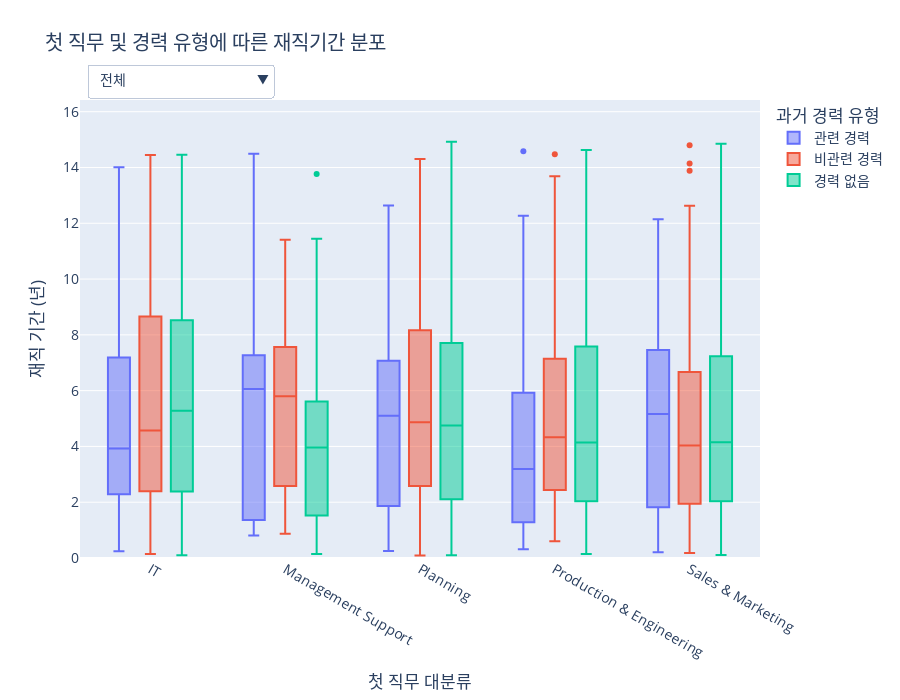

Notebook code cell kept with this figure:
### Code cell
import pandas as pd
import numpy as np
import plotly.graph_objects as go
import plotly.io as pio
import plotly.express as px
import datetime

# --- 1. 데이터 임포트 ---
from services.tables.HR_Core.career_info_table import career_info_df
from services.tables.HR_Core.basic_info_table import emp_df
from services.tables.HR_Core.department_info_table import department_info_df
from services.tables.HR_Core.job_info_table import job_info_df
from services.tables.HR_Core.job_table import job_df, job_df_indexed, parent_map_job
from services.tables.HR_Core.department_table import division_order, dept_level_map, parent_map_dept, dept_name_map
from services.helpers.utils import find_division_name_for_dept, get_level1_ancestor

def create_figure():
    """
    제안 7: 경력 유형 및 첫 직무별 재직기간 분석 그래프를 생성합니다.
    """
    # --- 2. 데이터 준비 및 가공 ---
    # 2-1. 직원별 경력 유형 및 재직기간
    career_summary = career_info_df.groupby('EMP_ID')['CAREER_REL_YN'].apply(
        lambda x: '관련 경력' if 'Y' in x.values else '비관련 경력'
    ).reset_index().rename(columns={'CAREER_REL_YN': 'CAREER_TYPE'})
    analysis_df = emp_df[['EMP_ID', 'DURATION']].copy()
    analysis_df = pd.merge(analysis_df, career_summary, on='EMP_ID', how='left')
    analysis_df['CAREER_TYPE'] = analysis_df['CAREER_TYPE'].fillna('경력 없음')
    analysis_df['TENURE_YEARS'] = analysis_df['DURATION'] / 365.25

    # 2-2. Division 및 첫 직무 대분류 정보 추가
    first_dept = department_info_df.sort_values('DEP_APP_START_DATE').groupby('EMP_ID').first().reset_index()
    first_job = job_info_df.sort_values('JOB_APP_START_DATE').groupby('EMP_ID').first().reset_index()
    
    first_dept['DIVISION_NAME'] = first_dept['DEP_ID'].apply(lambda x: find_division_name_for_dept(x, dept_level_map, parent_map_dept, dept_name_map))
    job_l1_map = job_df[job_df['JOB_LEVEL'] == 1].set_index('JOB_ID')['JOB_NAME'].to_dict()
    first_job['JOB_CATEGORY'] = first_job['JOB_ID'].apply(lambda x: job_l1_map.get(get_level1_ancestor(x, job_df_indexed, parent_map_job)))

    analysis_df = pd.merge(analysis_df, first_dept[['EMP_ID', 'DIVISION_NAME']], on='EMP_ID', how='left')
    analysis_df = pd.merge(analysis_df, first_job[['EMP_ID', 'JOB_CATEGORY']], on='EMP_ID', how='left')
    analysis_df = analysis_df.dropna(subset=['DIVISION_NAME', 'JOB_CATEGORY'])

    # x축 순서 지정
    career_type_order = ['관련 경력', '비관련 경력', '경력 없음']
    analysis_df['CAREER_TYPE'] = pd.Categorical(analysis_df['CAREER_TYPE'], categories=career_type_order, ordered=True)
    analysis_df = analysis_df.sort_values('CAREER_TYPE')

    # y축 범위 미리 계산
    y_max = analysis_df['TENURE_YEARS'].max()
    fixed_y_range = [0, y_max * 1.1]

    # --- 3. Plotly 인터랙티브 그래프 생성 ---
    fig = go.Figure()
    division_list = ['전체'] + division_order
    colors = px.colors.qualitative.Plotly

    for div_name in division_list:
        df_filtered_div = analysis_df if div_name == '전체' else analysis_df[analysis_df['DIVISION_NAME'] == div_name]

        for i, career_type in enumerate(career_type_order):
            df_filtered_career = df_filtered_div[df_filtered_div['CAREER_TYPE'] == career_type]
            fig.add_trace(
                go.Box(
                    y=df_filtered_career['TENURE_YEARS'],
                    x=df_filtered_career['JOB_CATEGORY'],
                    name=career_type,
                    marker_color=colors[i],
                    visible=(div_name == '전체')
                )
            )

    # --- 4. 드롭다운 메뉴 생성 및 레이아웃 업데이트 ---
    buttons = []
    for i, div_name in enumerate(division_list):
        visibility_mask = [False] * (len(division_list) * len(career_type_order))
        start_index = i * len(career_type_order)
        for j in range(len(career_type_order)):
            visibility_mask[start_index + j] = True
        
        buttons.append(
            dict(label=div_name, method='update', args=[{'visible': visibility_mask}])
        )

    fig.update_layout(
        updatemenus=[dict(
            active=0, buttons=buttons, direction="down",
            pad={"r": 10, "t": 10}, showactive=True,
            x=0.01, xanchor="left", y=1.1, yanchor="top"
        )],
        title_text='첫 직무 및 경력 유형에 따른 재직기간 분포',
        xaxis_title='첫 직무 대분류',
        yaxis_title='재직 기간 (년)',
        font_size=14, height=700,
        boxmode='group',
        legend_title_text='과거 경력 유형',
        annotations=[dict(text="조직 선택:", showarrow=False, x=0, y=1.08, yref="paper", align="left")],
        yaxis_range=fixed_y_range
    )
    
    return fig

# 이 파일을 직접 실행할 경우 그래프를 생성하여 보여줍니다.
if __name__ == '__main__':
    pio.renderers.default = 'vscode'
    fig = create_figure()
    fig.show()

### Figure 1 — Plotly figure (JSON) as saved in the notebook; plotly's stock layout.template omitted (floating-point values rounded to 4 significant figures; data arrays with more than 128 entries replaced by an {"elided": "..."} marker saying what was removed)
{"data": [{"marker": {"color": "#636EFA"}, "name": "관련 경력", "type": "box", "visible": true, "x": {"elided": "172 str values"}, "y": {"elided": "172 float values"}}, {"marker": {"color": "#EF553B"}, "name": "비관련 경력", "type": "box", "visible": true, "x": {"elided": "312 str values"}, "y": {"elided": "312 float values"}}, {"marker": {"color": "#00CC96"}, "name": "경력 없음", "type": "box", "visible": true, "x": {"elided": "487 str values"}, "y": {"elided": "487 float values"}}, {"marker": {"color": "#636EFA"}, "name": "관련 경력", "type": "box", "visible": false, "x": ["Management Support", "Planning", "Planning", "Planning", "Management Support", "Planning", "Planning", "Management Support", "Planning", "Management Support", "Management Support", "Planning", "Planning", "Planning", "IT", "Planning", "Planning", "Management Support", "IT", "Planning", "Planning", "IT", "Planning", "Management Support", "IT", "Management Support", "Planning", "IT", "Management Support", "Management Support", "Management Support", "Planning", "IT", "Planning", "Management Support", "Management Support", "IT", "Management Support", "Planning", "Planning", "Management Support"], "y": [9.503, 1.719, 5.103, 7.028, 1.591, 1.815, 2.579, 11.02, 12.64, 1.095, 4.411, 7.756, 0.2546, 7.389, 3.337, 7.11, 1.916, 6.062, 8.646, 5.44, 3.655, 1.248, 12.08, 1.284, 5.246, 6.831, 6.494, 1.3, 14.5, 6.376, 2.067, 3.858, 2.505, 4.285, 0.961, 6.513, 0.2464, 0.8049, 1.051, 5.927, 7.411]}, {"marker": {"color": "#EF553B"}, "name": "비관련 경력", "type": "box", "visible": false, "x": ["Planning", "IT", "IT", "Planning", "Management Support", "Planning", "Management Support", "Management Support", "IT", "Planning", "Planning", "Planning", "Management Support", "IT", "Planning", "Planning", "Management Support", "IT", "Planning", "Planning", "Planning", "Management Support", "Management Support", "Planning", "Planning", "Management Support", "Planning", "Management Support", "Management Support", "Planning", "Planning", "Planning", "Planning", "Planning", "Planning", "Planning", "Planning", "Planning", "IT", "Management Support", "Management Support", "Management Support", "Planning", "Planning", "Planning", "Management Support", "Planning", "IT", "IT", "Planning", "Management Support", "Management Support", "Planning", "Planning", "Planning", "IT", "Management Support", "Planning", "Planning", "IT", "IT", "IT", "Planning", "Planning", "Planning", "Management Support", "Management Support", "IT", "Management Support", "Management Support", "IT", "Planning", "Management Support", "Management Support", "Planning", "Planning", "Planning"], "y": [4.627, 1.552, 9.793, 0.7091, 7.176, 1.577, 2.461, 6.861, 10.64, 3.064, 2.902, 2.631, 2.705, 3.529, 3.283, 2.549, 6.53, 5.67, 4.849, 2.475, 1.298, 6.094, 9.295, 5.695, 7.296, 0.8679, 2.453, 1.487, 5.771, 4.487, 10.08, 11.34, 1.3, 8.83, 2.059, 0.08761, 8.906, 6.738, 7.65, 3.159, 1.098, 2.65, 1.333, 4.851, 3.313, 1.834, 2.53, 11.98, 8.786, 8.643, 10.19, 11.41, 0.9172, 7.236, 2.45, 12.1, 2.563, 3.012, 9.292, 8.83, 3.044, 7.688, 10.36, 10.02, 6.218, 5.802, 7.699, 6.508, 6.727, 4.956, 14.27, 7.734, 7.984, 8.635, 6.836, 7.187, 5.916]}, {"marker": {"color": "#00CC96"}, "name": "경력 없음", "type": "box", "visible": false, "x": ["Management Support", "Management Support", "Planning", "Planning", "IT", "Planning", "Management Support", "Planning", "Planning", "Planning", "Planning", "Management Support", "Management Support", "Planning", "IT", "Planning", "Planning", "IT", "Planning", "Management Support", "Planning", "Planning", "Planning", "Management Support", "Planning", "Planning", "Management Support", "Planning", "Planning", "Planning", "Planning", "Management Support", "Planning", "Planning", "Planning", "IT", "Planning", "Planning", "Management Support", "Planning", "Planning", "IT", "IT", "Planning", "Planning", "Planning", "Management Support", "Management Support", "Planning", "Management Support", "Planning", "Planning", "Planning", "Planning", "Planning", "Planning", "IT", "Planning", "Management Support", "Management Support", "Planning", "Management Support", "Planning", "Management Support", "Management Support", "Management Support", "Planning", "Management Support", "Planning", "IT", "Planning", "IT", "Management Support", "Planning", "Planning", "Management Support", "Management Support", "Management Support", "Planning", "Planning", "Planning", "Planning", "Planning", "IT", "IT", "Planning", "IT", "Planning", "Planning", "Planning", "Management Support", "Planning", "Planning", "Planning", "Planning", "Management Support", "Planning", "Management Support", "Management Support", "Management Support", "Planning", "IT"], "y": [0.9747, 7.439, 7.926, 6.549, 1.347, 10.61, 1.087, 0.3203, 2.037, 1.582, 7.567, 2.491, 8.027, 14.93, 12.67, 0.5941, 1.002, 10.92, 2.888, 1.164, 10.25, 0.5832, 7.737, 5.41, 4.988, 7.231, 3.242, 5.875, 1.528, 13.61, 5.52, 3.622, 7.767, 4.159, 13.15, 3.458, 10.65, 10.15, 2.582, 7.012, 3.376, 8.569, 6.067, 5.24, 8.958, 7.348, 4.241, 5.109, 2.472, 5.807, 7.491, 5.588, 4.887, 2.615, 9.325, 9.394, 3.31, 1.232, 3.833, 5.079, 0.219, 0.1478, 7.992, 13.77, 0.6352, 0.6133, 7.581, 3.962, 3.45, 10.12, 1.577, 7.28, 4.06, 8.2, 2.103, 11.45, 4.542, 5.541, 6.932, 4.632, 9.451, 4.422, 2.363, 2.483, 8.663, 4.632, 5.818, 4.682, 5.139, 1.465, 7.896, 7.324, 0.09856, 6.105, 8.041, 3.562, 10.48, 0.2793, 1.645, 6.475, 0.5366, 9.09]}, {"marker": {"color": "#636EFA"}, "name": "관련 경력", "type": "box", "visible": false, "x": ["Sales & Marketing", "Sales & Marketing", "Sales & Marketing", "Planning", "Sales & Marketing", "IT", "Sales & Marketing", "Sales & Marketing", "Sales & Marketing", "Sales & Marketing", "IT", "Sales & Marketing", "Sales & Marketing", "Sales & Marketing", "IT", "Sales & Marketing", "IT", "Sales & Marketing", "IT", "Sales & Marketing", "Sales & Marketing", "Sales & Marketing", "IT", "Planning", "Sales & Marketing", "IT", "Sales & Marketing", "Sales & Marketing", "Sales & Marketing", "Sales & Marketing", "Sales & Marketing", "Sales & Marketing", "Sales & Marketing", "Sales & Marketing", "Sales & Marketing", "Sales & Marketing", "IT", "Sales & Marketing", "Sales & Marketing", "IT", "Planning", "Planning", "Sales & Marketing", "IT", "IT", "Sales & Marketing"], "y": [6.171, 6.938, 5.974, 0.9829, 0.2327, 6.461, 0.9884, 3.8, 3.806, 4.635, 8.238, 5.002, 5.582, 1.645, 0.5804, 8.736, 2.957, 9.073, 2.001, 12.15, 1.366, 7.677, 0.2491, 8.635, 3.127, 1.051, 1.771, 7.51, 8.142, 6.48, 4.266, 0.3641, 0.23, 1.577, 7.4, 5.481, 3.926, 11.2, 5.826, 5.002, 10.14, 3.696, 2.587, 12.08, 3.149, 5.322]}, {"marker": {"color": "#EF553B"}, "name": "비관련 경력", "type": "box", "visible": false, "x": ["Sales & Marketing", "Sales & Marketing", "Sales & Marketing", "Sales & Marketing", "Sales & Marketing", "Sales & Marketing", "Sales & Marketing", "Planning", "Planning", "Sales & Marketing", "Sales & Marketing", "Sales & Marketing", "IT", "IT", "Sales & Marketing", "Sales & Marketing", "Sales & Marketing", "Sales & Marketing", "Sales & Marketing", "Sales & Marketing", "Sales & Marketing", "Sales & Marketing", "IT", "Sales & Marketing", "Sales & Marketing", "Planning", "Sales & Marketing", "Sales & Marketing", "Sales & Marketing", "Sales & Marketing", "Sales & Marketing", "Sales & Marketing", "IT", "IT", "Sales & Marketing", "Sales & Marketing", "Planning", "Sales & Marketing", "Sales & Marketing", "Planning", "Sales & Marketing", "Sales & Marketing", "Sales & Marketing", "Sales & Marketing", "Sales & Marketing", "Sales & Marketing", "Planning", "Sales & Marketing", "Sales & Marketing", "Sales & Marketing", "Sales & Marketing", "Sales & Marketing", "Sales & Marketing", "Sales & Marketing", "Sales & Marketing", "Sales & Marketing", "Sales & Marketing", "Sales & Marketing", "Sales & Marketing", "Sales & Marketing", "Sales & Marketing", "Sales & Marketing", "Sales & Marketing", "Sales & Marketing", "Sales & Marketing", "Sales & Marketing", "Sales & Marketing", "Sales & Marketing", "Sales & Marketing", "Sales & Marketing", "Sales & Marketing", "IT", "Sales & Marketing", "Sales & Marketing", "Sales & Marketing", "IT", "Sales & Marketing", "Sales & Marketing", "Sales & Marketing", "IT", "Planning", "Sales & Marketing", "Sales & Marketing", "Sales & Marketing", "Sales & Marketing", "IT", "Planning", "Sales & Marketing", "Sales & Marketing", "Sales & Marketing", "Sales & Marketing", "Sales & Marketing", "Sales & Marketing", "Sales & Marketing", "Sales & Marketing", "Sales & Marketing", "Sales & Marketing"], "y": [5.96, 0.1999, 1.728, 7.042, 2.735, 4.197, 5.719, 5.123, 2.949, 1.415, 6.62, 4.988, 8.663, 12.92, 6.96, 2.256, 7.236, 8.808, 8.257, 0.9281, 3.255, 2.056, 2.658, 5.139, 7.521, 10.3, 2.801, 3.688, 5.547, 1.654, 5.18, 1.799, 3.499, 7.828, 0.2546, 6.798, 2.812, 2.727, 0.178, 7.165, 13.89, 4.022, 4.104, 2.812, 6.856, 1.941, 10.32, 6.601, 7.488, 1.196, 0.1944, 0.5503, 6.116, 2.839, 5.678, 4.342, 14.8, 11.58, 2.398, 5.648, 1.952, 11.03, 0.6407, 3.379, 12.58, 3.373, 12.25, 2.396, 0.6543, 10.73, 0.2793, 2.283, 4.353, 11.0, 5.18, 9.131, 3.34, 1.656, 4.03, 1.421, 0.4545, 7.08, 9.084, 2.683, 2.856, 8.452, 0.7721, 6.322, 6.571, 3.179, 5.843, 0.3778, 10.34, 1.24, 6.423, 0.3669, 1.478]}, {"marker": {"color": "#00CC96"}, "name": "경력 없음", "type": "box", "visible": false, "x": ["Sales & Marketing", "Sales & Marketing", "Sales & Marketing", "Sales & Marketing", "Sales & Marketing", "Sales & Marketing", "Sales & Marketing", "Sales & Marketing", "Planning", "Planning", "Sales & Marketing", "Sales & Marketing", "Sales & Marketing", "Sales & Marketing", "Sales & Marketing", "IT", "Sales & Marketing", "Sales & Marketing", "Sales & Marketing", "Planning", "Planning", "Sales & Marketing", "Sales & Marketing", "Sales & Marketing", "Sales & Marketing", "Planning", "Planning", "Sales & Marketing", "Sales & Marketing", "Sales & Marketing", "Sales & Marketing", "Sales & Marketing", "Sales & Marketing", "Sales & Marketing", "Sales & Marketing", "Sales & Marketing", "Sales & Marketing", "Sales & Marketing", "Sales & Marketing", "Sales & Marketing", "Sales & Marketing", "Sales & Marketing", "Sales & Marketing", "Sales & Marketing", "IT", "Sales & Marketing", "Sales & Marketing", "Sales & Marketing", "Sales & Marketing", "IT", "Sales & Marketing", "Sales & Marketing", "Sales & Marketing", "IT", "Sales & Marketing", "Sales & Marketing", "Sales & Marketing", "Sales & Marketing", "Sales & Marketing", "Sales & Marketing", "Sales & Marketing", "Sales & Marketing", "Sales & Marketing", "Sales & Marketing", "Sales & Marketing", "Sales & Marketing", "Sales & Marketing", "Sales & Marketing", "Sales & Marketing", "Planning", "Sales & Marketing", "Sales & Marketing", "Sales & Marketing", "Sales & Marketing", "Sales & Marketing", "Sales & Marketing", "Planning", "IT", "Sales & Marketing", "Sales & Marketing", "Sales & Marketing", "Sales & Marketing", "Sales & Marketing", "Sales & Marketing", "Sales & Marketing", "Sales & Marketing", "Sales & Marketing", "Planning", "Sales & Marketing", "IT", "Sales & Marketing", "Sales & Marketing", "Sales & Marketing", "Sales & Marketing", "Planning", "Sales & Marketing", "Sales & Marketing", "Sales & Marketing", "Sales & Marketing", "Sales & Marketing", "Sales & Marketing", "Sales & Marketing", "Sales & Marketing", "IT", "Sales & Marketing", "Sales & Marketing", "Sales & Marketing", "Planning", "Sales & Marketing", "Sales & Marketing", "Sales & Marketing", "Sales & Marketing", "Sales & Marketing", "Sales & Marketing", "Sales & Marketing", "Planning", "Sales & Marketing", "Sales & Marketing", "Sales & Marketing", "Sales & Marketing", "Planning", "Planning", "Sales & Marketing", "Sales & Marketing", "Sales & Marketing", "Sales & Marketing", "Sales & Marketing", "Sales & Marketing"], "y": [14.85, 4.093, 2.448, 14.32, 7.997, 1.421, 8.241, 6.385, 0.5339, 8.545, 6.979, 8.884, 7.337, 4.153, 1.925, 8.367, 3.461, 5.81, 9.93, 6.631, 2.431, 0.3203, 2.018, 3.611, 3.102, 0.5886, 3.554, 5.547, 1.374, 0.8515, 3.072, 8.772, 11.57, 4.939, 0.5202, 3.261, 3.696, 3.414, 3.951, 4.632, 2.976, 8.52, 2.902, 1.826, 14.35, 3.745, 2.768, 8.528, 0.8186, 10.68, 6.387, 5.467, 9.246, 10.31, 4.142, 3.611, 2.177, 0.3669, 1.276, 1.522, 1.81, 7.855, 12.97, 11.75, 10.81, 4.446, 0.1533, 2.853, 3.146, 6.617, 0.846, 7.222, 5.396, 10.53, 4.367, 5.785, 13.09, 4.4, 3.644, 4.079, 0.271, 9.153, 13.05, 3.187, 7.671, 2.042, 1.021, 7.838, 0.9747, 12.93, 0.4572, 0.3641, 6.973, 3.094, 3.997, 0.1068, 1.971, 1.777, 2.22, 2.982, 5.692, 1.287, 6.094, 0.09856, 5.717, 6.574, 6.697, 3.926, 3.587, 0.4983, 3.477, 3.034, 12.16, 7.737, 4.438, 4.183, 7.792, 12.11, 2.595, 5.651, 4.274, 1.418, 5.604, 2.71, 1.421, 1.183, 9.024, 7.474]}, {"marker": {"color": "#636EFA"}, "name": "관련 경력", "type": "box", "visible": false, "x": ["Planning", "Production & Engineering", "Production & Engineering", "Planning", "IT", "IT", "Planning", "Planning", "Planning", "Production & Engineering", "IT", "Planning", "IT", "IT", "Production & Engineering", "Planning", "Planning", "IT", "Production & Engineering", "Production & Engineering", "IT", "Planning", "Production & Engineering", "Production & Engineering", "Production & Engineering", "IT", "Production & Engineering", "Production & Engineering", "IT", "Planning", "IT", "Planning", "IT", "IT", "Production & Engineering", "Production & Engineering", "Production & Engineering", "IT"], "y": [5.114, 9.862, 14.58, 5.462, 3.792, 2.667, 1.202, 5.27, 5.103, 0.3176, 3.967, 1.101, 8.285, 4.925, 12.27, 6.771, 1.224, 9.703, 11.0, 3.384, 7.431, 12.36, 0.898, 0.3313, 5.922, 14.01, 1.61, 1.227, 4.123, 4.244, 9.947, 9.971, 1.35, 2.579, 4.895, 1.383, 3.118, 5.076]}, {"marker": {"color": "#EF553B"}, "name": "비관련 경력", "type": "box", "visible": false, "x": ["IT", "Planning", "IT", "IT", "IT", "Production & Engineering", "Planning", "IT", "IT", "IT", "IT", "IT", "IT", "Planning", "IT", "Production & Engineering", "IT", "Production & Engineering", "IT", "IT", "IT", "Production & Engineering", "Production & Engineering", "Production & Engineering", "Production & Engineering", "Planning", "IT", "Planning", "Planning", "IT", "Planning", "Planning", "IT", "Production & Engineering", "Production & Engineering", "Production & Engineering", "IT", "Production & Engineering", "IT", "IT", "Production & Engineering", "Planning", "IT", "Planning", "Planning", "Planning", "Planning", "IT", "Planning", "IT", "Planning", "IT", "IT", "Production & Engineering", "IT", "Production & Engineering", "IT", "Production & Engineering", "IT", "Planning", "IT", "IT", "Production & Engineering", "IT", "IT", "IT", "Planning", "Production & Engineering"], "y": [6.648, 5.062, 3.332, 2.037, 4.512, 1.807, 5.829, 1.262, 1.886, 2.078, 2.366, 3.105, 5.687, 8.786, 0.1396, 1.725, 9.53, 4.446, 3.907, 9.897, 1.049, 9.139, 3.65, 4.222, 6.185, 4.862, 3.45, 0.7721, 3.228, 7.072, 2.47, 11.24, 2.467, 2.623, 9.377, 2.864, 0.909, 10.42, 4.569, 0.8734, 6.998, 4.427, 3.803, 3.795, 2.595, 8.542, 4.205, 6.598, 5.974, 11.81, 10.87, 4.331, 3.863, 3.348, 8.594, 0.6762, 7.918, 5.079, 9.128, 7.316, 10.54, 8.638, 9.005, 1.35, 3.307, 1.454, 8.038, 1.596]}, {"marker": {"color": "#00CC96"}, "name": "경력 없음", "type": "box", "visible": false, "x": ["IT", "Planning", "Production & Engineering", "IT", "Production & Engineering", "Production & Engineering", "Production & Engineering", "Planning", "Planning", "IT", "Production & Engineering", "Production & Engineering", "Planning", "Planning", "Production & Engineering", "IT", "Production & Engineering", "Production & Engineering", "Planning", "IT", "Planning", "IT", "Production & Engineering", "Production & Engineering", "IT", "Planning", "IT", "IT", "IT", "Production & Engineering", "Planning", "Planning", "IT", "Production & Engineering", "IT", "IT", "Production & Engineering", "Planning", "Production & Engineering", "Planning", "IT", "Planning", "IT", "IT", "Production & Engineering", "IT", "IT", "IT", "Planning", "IT", "IT", "IT", "Production & Engineering", "Planning", "Production & Engineering", "Planning", "Planning", "IT", "Planning", "IT", "IT", "Production & Engineering", "Production & Engineering", "IT", "Production & Engineering", "IT", "Planning", "Production & Engineering", "Production & Engineering", "Production & Engineering", "IT", "Planning", "Planning", "IT", "Planning", "IT", "IT", "IT", "IT", "Production & Engineering", "Production & Engineering", "Planning", "IT", "Production & Engineering", "Planning", "IT", "Planning", "IT", "Production & Engineering", "Production & Engineering", "IT", "Production & Engineering", "IT", "IT", "Planning", "IT", "Planning", "IT", "Production & Engineering", "Production & Engineering", "Production & Engineering", "Production & Engineering", "IT", "IT", "Planning", "Production & Engineering", "IT", "Production & Engineering", "Production & Engineering", "IT", "Production & Engineering", "IT", "IT", "IT", "IT", "Planning", "IT", "IT", "Production & Engineering", "Production & Engineering", "Planning", "IT", "Production & Engineering"], "y": [6.998, 0.6023, 0.8405, 2.188, 1.306, 0.1424, 8.531, 7.896, 13.78, 4.986, 6.606, 3.901, 0.4983, 2.891, 7.578, 6.639, 0.7858, 9.032, 2.535, 9.862, 4.178, 0.7064, 2.064, 1.027, 1.569, 11.38, 4.619, 2.867, 0.1862, 6.048, 3.149, 2.396, 6.784, 7.608, 1.886, 2.7, 13.78, 8.682, 11.67, 8.274, 2.031, 7.825, 1.9, 1.78, 2.368, 10.82, 9.84, 7.217, 2.897, 3.198, 6.669, 8.969, 4.386, 1.84, 3.644, 0.3723, 2.508, 0.1834, 12.03, 0.7146, 3.253, 12.5, 6.053, 5.013, 4.216, 0.2136, 0.2272, 4.627, 6.593, 0.7721, 2.513, 6.634, 6.335, 0.282, 7.332, 9.843, 0.5722, 6.111, 6.459, 7.767, 2.472, 1.55, 7.587, 8.49, 1.172, 10.85, 0.5065, 7.343, 1.919, 2.368, 2.122, 4.621, 12.87, 14.45, 5.049, 7.176, 5.854, 7.039, 0.386, 8.706, 4.156, 0.9254, 5.35, 1.673, 7.606, 3.554, 1.049, 8.526, 5.279, 3.529, 1.32, 0.8789, 7.493, 3.428, 12.38, 7.31, 5.133, 10.98, 3.644, 1.728, 7.431, 4.151, 0.5886]}, {"marker": {"color": "#636EFA"}, "name": "관련 경력", "type": "box", "visible": false, "x": ["IT", "Production & Engineering", "Production & Engineering", "Production & Engineering", "Sales & Marketing", "Production & Engineering", "Sales & Marketing", "Production & Engineering", "IT", "Sales & Marketing", "Production & Engineering", "IT", "IT", "Production & Engineering", "IT", "Production & Engineering", "Sales & Marketing", "Production & Engineering", "Production & Engineering", "Production & Engineering", "Production & Engineering", "IT", "IT", "Planning", "Sales & Marketing", "Production & Engineering", "Production & Engineering", "IT", "Sales & Marketing", "Sales & Marketing", "Production & Engineering", "Production & Engineering", "Production & Engineering", "Production & Engineering", "Production & Engineering", "Planning", "IT", "Production & Engineering", "Production & Engineering", "Sales & Marketing", "Production & Engineering", "IT", "Production & Engineering", "Sales & Marketing", "IT", "IT", "Production & Engineering"], "y": [6.396, 7.732, 3.762, 3.337, 0.2081, 0.5284, 0.6516, 0.5695, 3.359, 1.867, 2.179, 12.19, 2.924, 1.596, 1.243, 0.4764, 5.73, 1.021, 0.7912, 6.415, 2.776, 9.596, 6.415, 2.445, 10.06, 3.264, 5.462, 3.291, 2.845, 10.41, 4.205, 1.662, 9.38, 4.761, 1.281, 0.5339, 2.215, 2.242, 2.552, 8.411, 8.991, 6.218, 5.7, 3.365, 1.473, 9.604, 8.4]}, {"marker": {"color": "#EF553B"}, "name": "비관련 경력", "type": "box", "visible": false, "x": ["Planning", "Sales & Marketing", "Planning", "Planning", "IT", "Production & Engineering", "Production & Engineering", "Sales & Marketing", "Sales & Marketing", "IT", "IT", "IT", "Sales & Marketing", "Sales & Marketing", "Sales & Marketing", "IT", "Sales & Marketing", "Production & Engineering", "Production & Engineering", "Production & Engineering", "Sales & Marketing", "Sales & Marketing", "IT", "Production & Engineering", "Production & Engineering", "Planning", "Planning", "Planning", "Production & Engineering", "IT", "IT", "IT", "IT", "Planning", "Production & Engineering", "IT", "IT", "Sales & Marketing", "Production & Engineering", "IT", "IT", "IT", "Production & Engineering", "Planning", "Production & Engineering", "Planning", "IT", "IT", "Sales & Marketing", "IT", "Production & Engineering", "IT", "Planning", "IT", "Production & Engineering", "Production & Engineering", "Production & Engineering", "Production & Engineering", "Sales & Marketing", "Planning", "Production & Engineering", "IT", "Production & Engineering", "Production & Engineering", "Planning", "Production & Engineering", "IT", "Production & Engineering", "Sales & Marketing", "Production & Engineering"], "y": [10.03, 1.941, 9.136, 14.3, 8.851, 14.48, 12.89, 2.387, 14.14, 1.563, 5.166, 8.183, 0.7118, 12.63, 5.407, 10.71, 5.925, 7.288, 3.592, 2.251, 2.294, 0.5092, 1.246, 1.626, 7.614, 0.9008, 5.292, 9.298, 6.875, 14.44, 8.449, 8.98, 4.027, 3.269, 4.854, 0.1807, 5.749, 7.187, 7.526, 4.208, 0.7721, 0.7447, 6.7, 1.054, 4.068, 7.565, 4.301, 4.739, 3.365, 3.116, 4.86, 12.19, 12.32, 4.605, 0.5969, 0.8131, 5.607, 13.69, 1.566, 2.998, 0.6817, 3.836, 3.587, 2.234, 6.593, 4.104, 1.352, 4.441, 4.531, 3.211]}, {"marker": {"color": "#00CC96"}, "name": "경력 없음", "type": "box", "visible": false, "x": {"elided": "134 str values"}, "y": {"elided": "134 float values"}}], "layout": {"annotations": [{"align": "left", "showarrow": false, "text": "조직 선택:", "x": 0, "y": 1.08, "yref": "paper"}], "boxmode": "group", "font": {"size": 14}, "height": 700, "legend": {"title": {"text": "과거 경력 유형"}}, "title": {"text": "첫 직무 및 경력 유형에 따른 재직기간 분포"}, "updatemenus": [{"active": 0, "buttons": [{"args": [{"visible": [true, true, true, false, false, false, false, false, false, false, false, false, false, false, false]}], "label": "전체", "method": "update"}, {"args": [{"visible": [false, false, false, true, true, true, false, false, false, false, false, false, false, false, false]}], "label": "Planning Division", "method": "update"}, {"args": [{"visible": [false, false, false, false, false, false, true, true, true, false, false, false, false, false, false]}], "label": "Sales Division", "method": "update"}, {"args": [{"visible": [false, false, false, false, false, false, false, false, false, true, true, true, false, false, false]}], "label": "Development Division", "method": "update"}, {"args": [{"visible": [false, false, false, false, false, false, false, false, false, false, false, false, true, true, true]}], "label": "Operating Division", "method": "update"}], "direction": "down", "pad": {"r": 10, "t": 10}, "showactive": true, "x": 0.01, "xanchor": "left", "y": 1.1, "yanchor": "top"}], "xaxis": {"title": {"text": "첫 직무 대분류"}}, "yaxis": {"range": [0, 16.42], "title": {"text": "재직 기간 (년)"}}}}
